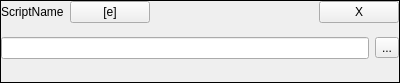
<?xml version="1.0" encoding="UTF-8"?>
<ui version="4.0">
 <class>ScriptWidget</class>
 <widget class="QFrame" name="ScriptWidget">
  <property name="geometry">
   <rect>
    <x>0</x>
    <y>0</y>
    <width>400</width>
    <height>83</height>
   </rect>
  </property>
  <property name="windowTitle">
   <string>Frame</string>
  </property>
  <property name="frameShape">
   <enum>QFrame::Panel</enum>
  </property>
  <property name="frameShadow">
   <enum>QFrame::Plain</enum>
  </property>
  <layout class="QVBoxLayout" name="verticalLayout_2">
   <property name="leftMargin">
    <number>0</number>
   </property>
   <property name="topMargin">
    <number>0</number>
   </property>
   <property name="rightMargin">
    <number>0</number>
   </property>
   <property name="bottomMargin">
    <number>0</number>
   </property>
   <item>
    <layout class="QVBoxLayout" name="verticalLayout">
     <property name="topMargin">
      <number>0</number>
     </property>
     <property name="bottomMargin">
      <number>7</number>
     </property>
     <item>
      <layout class="QHBoxLayout" name="horizontalLayout_2">
       <property name="bottomMargin">
        <number>8</number>
       </property>
       <item>
        <widget class="QLabel" name="nameLabel">
         <property name="text">
          <string>ScriptName</string>
         </property>
        </widget>
       </item>
       <item>
        <widget class="QPushButton" name="pushButton_2">
         <property name="text">
          <string>[e]</string>
         </property>
        </widget>
       </item>
       <item>
        <spacer name="horizontalSpacer">
         <property name="orientation">
          <enum>Qt::Horizontal</enum>
         </property>
         <property name="sizeHint" stdset="0">
          <size>
           <width>40</width>
           <height>20</height>
          </size>
         </property>
        </spacer>
       </item>
       <item>
        <widget class="QPushButton" name="pushButton">
         <property name="text">
          <string>X</string>
         </property>
        </widget>
       </item>
      </layout>
     </item>
     <item>
      <layout class="QHBoxLayout" name="horizontalLayout">
       <item>
        <widget class="QLineEdit" name="lineEdit"/>
       </item>
       <item>
        <widget class="QToolButton" name="toolButton">
         <property name="text">
          <string>...</string>
         </property>
        </widget>
       </item>
      </layout>
     </item>
     <item>
      <spacer name="verticalSpacer">
       <property name="orientation">
        <enum>Qt::Vertical</enum>
       </property>
       <property name="sizeHint" stdset="0">
        <size>
         <width>20</width>
         <height>40</height>
        </size>
       </property>
      </spacer>
     </item>
    </layout>
   </item>
  </layout>
 </widget>
 <resources/>
 <connections/>
</ui>
